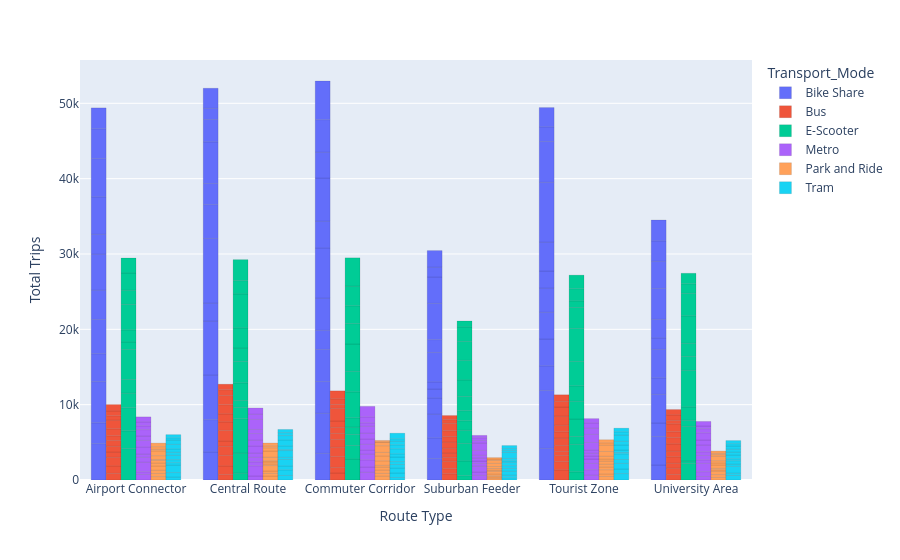

The cell this chart's notebook holds for it:
### Markdown cell above
### 2. A comparison chart to compare cities, countries, route types, or transport modes

### Code cell
# Total trips by route type and transport mode, grouped by city and country, using a bar chart to visualize the data.
grouped_df = (
df_cleaned.groupby(['Route_Type', 'Transport_Mode', 'City', 'Country'], as_index=False)
.agg({'Trips': 'sum'})
)

fig = px.bar(
    grouped_df,
    x="Route_Type",
    y="Trips",
    color="Transport_Mode",
    barmode="group"
)

fig.update_layout(
    xaxis_title="Route Type",
    yaxis_title="Total Trips",
)

fig.update_traces(
    marker_line_color="black", 
    marker_line_width=0.1)

fig.show()

### Figure 1 — Plotly figure (JSON) as saved in the notebook; plotly's stock layout.template omitted (floating-point values rounded to 4 significant figures)
{"data": [{"alignmentgroup": "True", "hovertemplate": "Transport_Mode=Bike Share<br>Route_Type=%{x}<br>Trips=%{y}<extra></extra>", "legendgroup": "Bike Share", "marker": {"color": "#636efa", "line": {"color": "black", "width": 0.1}, "pattern": {"shape": ""}}, "name": "Bike Share", "offsetgroup": "Bike Share", "orientation": "v", "showlegend": true, "textposition": "auto", "type": "bar", "x": ["Airport Connector", "Airport Connector", "Airport Connector", "Airport Connector", "Airport Connector", "Airport Connector", "Airport Connector", "Airport Connector", "Airport Connector", "Airport Connector", "Airport Connector", "Airport Connector", "Central Route", "Central Route", "Central Route", "Central Route", "Central Route", "Central Route", "Central Route", "Central Route", "Central Route", "Central Route", "Central Route", "Central Route", "Commuter Corridor", "Commuter Corridor", "Commuter Corridor", "Commuter Corridor", "Commuter Corridor", "Commuter Corridor", "Commuter Corridor", "Commuter Corridor", "Commuter Corridor", "Commuter Corridor", "Commuter Corridor", "Commuter Corridor", "Suburban Feeder", "Suburban Feeder", "Suburban Feeder", "Suburban Feeder", "Suburban Feeder", "Suburban Feeder", "Suburban Feeder", "Suburban Feeder", "Suburban Feeder", "Suburban Feeder", "Suburban Feeder", "Suburban Feeder", "Tourist Zone", "Tourist Zone", "Tourist Zone", "Tourist Zone", "Tourist Zone", "Tourist Zone", "Tourist Zone", "Tourist Zone", "Tourist Zone", "Tourist Zone", "Tourist Zone", "Tourist Zone", "University Area", "University Area", "University Area", "University Area", "University Area", "University Area", "University Area", "University Area", "University Area", "University Area", "University Area", "University Area"], "xaxis": "x", "y": [4825, 2773, 5458, 3707, 4552, 3883, 4783, 2642, 4963, 5076, 3967, 2764, 3725, 4287, 5920, 7163, 2383, 8572, 4505, 2794, 5538, 2973, 1480, 2662, 3547, 5317, 4201, 4269, 2538, 4273, 6656, 3560, 5723, 3433, 4315, 5131, 2845, 2748, 3154, 2146, 1183, 946, 3903, 1711, 4815, 3496, 1311, 2195, 4206, 7685, 3262, 3563, 3555, 3203, 2266, 3839, 7940, 5408, 1951, 2561, 1994, 3774, 1800, 3805, 2187, 3789, 1511, 2473, 4098, 3612, 2700, 2772], "yaxis": "y"}, {"alignmentgroup": "True", "hovertemplate": "Transport_Mode=Bus<br>Route_Type=%{x}<br>Trips=%{y}<extra></extra>", "legendgroup": "Bus", "marker": {"color": "#EF553B", "line": {"color": "black", "width": 0.1}, "pattern": {"shape": ""}}, "name": "Bus", "offsetgroup": "Bus", "orientation": "v", "showlegend": true, "textposition": "auto", "type": "bar", "x": ["Airport Connector", "Airport Connector", "Airport Connector", "Airport Connector", "Airport Connector", "Airport Connector", "Airport Connector", "Airport Connector", "Airport Connector", "Airport Connector", "Airport Connector", "Airport Connector", "Central Route", "Central Route", "Central Route", "Central Route", "Central Route", "Central Route", "Central Route", "Central Route", "Central Route", "Central Route", "Central Route", "Central Route", "Commuter Corridor", "Commuter Corridor", "Commuter Corridor", "Commuter Corridor", "Commuter Corridor", "Commuter Corridor", "Commuter Corridor", "Commuter Corridor", "Commuter Corridor", "Commuter Corridor", "Commuter Corridor", "Commuter Corridor", "Suburban Feeder", "Suburban Feeder", "Suburban Feeder", "Suburban Feeder", "Suburban Feeder", "Suburban Feeder", "Suburban Feeder", "Suburban Feeder", "Suburban Feeder", "Suburban Feeder", "Suburban Feeder", "Suburban Feeder", "Tourist Zone", "Tourist Zone", "Tourist Zone", "Tourist Zone", "Tourist Zone", "Tourist Zone", "Tourist Zone", "Tourist Zone", "Tourist Zone", "Tourist Zone", "Tourist Zone", "Tourist Zone", "University Area", "University Area", "University Area", "University Area", "University Area", "University Area", "University Area", "University Area", "University Area", "University Area", "University Area", "University Area"], "xaxis": "x", "y": [880, 987, 1149, 697, 768, 752, 643, 926, 1144, 587, 633, 845, 716, 1152, 1402, 1204, 707, 1400, 1134, 1062, 1221, 1208, 781, 730, 931, 746, 1429, 1239, 1026, 799, 823, 840, 1678, 511, 752, 1058, 828, 683, 973, 527, 562, 645, 810, 729, 788, 971, 498, 543, 1346, 1095, 805, 544, 793, 977, 841, 871, 1207, 1208, 754, 872, 742, 823, 657, 854, 749, 970, 831, 781, 1048, 463, 724, 711], "yaxis": "y"}, {"alignmentgroup": "True", "hovertemplate": "Transport_Mode=E-Scooter<br>Route_Type=%{x}<br>Trips=%{y}<extra></extra>", "legendgroup": "E-Scooter", "marker": {"color": "#00cc96", "line": {"color": "black", "width": 0.1}, "pattern": {"shape": ""}}, "name": "E-Scooter", "offsetgroup": "E-Scooter", "orientation": "v", "showlegend": true, "textposition": "auto", "type": "bar", "x": ["Airport Connector", "Airport Connector", "Airport Connector", "Airport Connector", "Airport Connector", "Airport Connector", "Airport Connector", "Airport Connector", "Airport Connector", "Airport Connector", "Airport Connector", "Airport Connector", "Central Route", "Central Route", "Central Route", "Central Route", "Central Route", "Central Route", "Central Route", "Central Route", "Central Route", "Central Route", "Central Route", "Central Route", "Commuter Corridor", "Commuter Corridor", "Commuter Corridor", "Commuter Corridor", "Commuter Corridor", "Commuter Corridor", "Commuter Corridor", "Commuter Corridor", "Commuter Corridor", "Commuter Corridor", "Commuter Corridor", "Commuter Corridor", "Suburban Feeder", "Suburban Feeder", "Suburban Feeder", "Suburban Feeder", "Suburban Feeder", "Suburban Feeder", "Suburban Feeder", "Suburban Feeder", "Suburban Feeder", "Suburban Feeder", "Suburban Feeder", "Suburban Feeder", "Tourist Zone", "Tourist Zone", "Tourist Zone", "Tourist Zone", "Tourist Zone", "Tourist Zone", "Tourist Zone", "Tourist Zone", "Tourist Zone", "Tourist Zone", "Tourist Zone", "Tourist Zone", "University Area", "University Area", "University Area", "University Area", "University Area", "University Area", "University Area", "University Area", "University Area", "University Area", "University Area", "University Area"], "xaxis": "x", "y": [4167, 2371, 3058, 1926, 1816, 3981, 1005, 1608, 3378, 1878, 2293, 1984, 904, 2665, 4566, 1501, 919, 2344, 2842, 1774, 2676, 4509, 1768, 2782, 2797, 1778, 1477, 967, 1239, 3443, 2725, 3626, 2705, 2370, 2606, 3756, 571, 1966, 2323, 1743, 1264, 1333, 1897, 2188, 2601, 2495, 1941, 783, 1086, 3653, 1039, 2316, 2357, 2052, 3224, 4391, 2784, 878, 1615, 1798, 2193, 318, 4617, 799, 1778, 4857, 1849, 1739, 3642, 2986, 1275, 1387], "yaxis": "y"}, {"alignmentgroup": "True", "hovertemplate": "Transport_Mode=Metro<br>Route_Type=%{x}<br>Trips=%{y}<extra></extra>", "legendgroup": "Metro", "marker": {"color": "#ab63fa", "line": {"color": "black", "width": 0.1}, "pattern": {"shape": ""}}, "name": "Metro", "offsetgroup": "Metro", "orientation": "v", "showlegend": true, "textposition": "auto", "type": "bar", "x": ["Airport Connector", "Airport Connector", "Airport Connector", "Airport Connector", "Airport Connector", "Airport Connector", "Airport Connector", "Airport Connector", "Airport Connector", "Airport Connector", "Airport Connector", "Airport Connector", "Central Route", "Central Route", "Central Route", "Central Route", "Central Route", "Central Route", "Central Route", "Central Route", "Central Route", "Central Route", "Central Route", "Central Route", "Commuter Corridor", "Commuter Corridor", "Commuter Corridor", "Commuter Corridor", "Commuter Corridor", "Commuter Corridor", "Commuter Corridor", "Commuter Corridor", "Commuter Corridor", "Commuter Corridor", "Commuter Corridor", "Commuter Corridor", "Suburban Feeder", "Suburban Feeder", "Suburban Feeder", "Suburban Feeder", "Suburban Feeder", "Suburban Feeder", "Suburban Feeder", "Suburban Feeder", "Suburban Feeder", "Suburban Feeder", "Suburban Feeder", "Suburban Feeder", "Tourist Zone", "Tourist Zone", "Tourist Zone", "Tourist Zone", "Tourist Zone", "Tourist Zone", "Tourist Zone", "Tourist Zone", "Tourist Zone", "Tourist Zone", "Tourist Zone", "Tourist Zone", "University Area", "University Area", "University Area", "University Area", "University Area", "University Area", "University Area", "University Area", "University Area", "University Area", "University Area", "University Area"], "xaxis": "x", "y": [739, 365, 1262, 650, 418, 960, 864, 575, 857, 505, 516, 668, 534, 1364, 524, 588, 560, 953, 762, 878, 550, 1330, 692, 817, 1029, 703, 954, 743, 566, 748, 706, 766, 918, 463, 791, 1383, 615, 454, 759, 368, 323, 381, 382, 644, 972, 353, 358, 311, 636, 740, 828, 584, 405, 360, 442, 991, 1074, 811, 712, 565, 474, 632, 1105, 474, 573, 495, 881, 671, 971, 543, 347, 607], "yaxis": "y"}, {"alignmentgroup": "True", "hovertemplate": "Transport_Mode=Park and Ride<br>Route_Type=%{x}<br>Trips=%{y}<extra></extra>", "legendgroup": "Park and Ride", "marker": {"color": "#FFA15A", "line": {"color": "black", "width": 0.1}, "pattern": {"shape": ""}}, "name": "Park and Ride", "offsetgroup": "Park and Ride", "orientation": "v", "showlegend": true, "textposition": "auto", "type": "bar", "x": ["Airport Connector", "Airport Connector", "Airport Connector", "Airport Connector", "Airport Connector", "Airport Connector", "Airport Connector", "Airport Connector", "Airport Connector", "Airport Connector", "Airport Connector", "Airport Connector", "Central Route", "Central Route", "Central Route", "Central Route", "Central Route", "Central Route", "Central Route", "Central Route", "Central Route", "Central Route", "Central Route", "Central Route", "Commuter Corridor", "Commuter Corridor", "Commuter Corridor", "Commuter Corridor", "Commuter Corridor", "Commuter Corridor", "Commuter Corridor", "Commuter Corridor", "Commuter Corridor", "Commuter Corridor", "Commuter Corridor", "Commuter Corridor", "Suburban Feeder", "Suburban Feeder", "Suburban Feeder", "Suburban Feeder", "Suburban Feeder", "Suburban Feeder", "Suburban Feeder", "Suburban Feeder", "Suburban Feeder", "Suburban Feeder", "Suburban Feeder", "Suburban Feeder", "Tourist Zone", "Tourist Zone", "Tourist Zone", "Tourist Zone", "Tourist Zone", "Tourist Zone", "Tourist Zone", "Tourist Zone", "Tourist Zone", "Tourist Zone", "Tourist Zone", "Tourist Zone", "University Area", "University Area", "University Area", "University Area", "University Area", "University Area", "University Area", "University Area", "University Area", "University Area", "University Area", "University Area"], "xaxis": "x", "y": [450, 409, 443, 561, 379, 346, 143, 499, 638, 214, 339, 472, 528, 349, 317, 723, 218, 265, 149, 473, 825, 436, 262, 363, 510, 369, 437, 395, 238, 599, 652, 466, 887, 475, 35, 188, 250, 186, 132, 235, 363, 142, 218, 268, 415, 406, 173, 184, 474, 334, 559, 374, 355, 407, 276, 373, 627, 846, 304, 414, 340, 379, 460, 180, 193, 444, 272, 294, 599, 215, 163, 300], "yaxis": "y"}, {"alignmentgroup": "True", "hovertemplate": "Transport_Mode=Tram<br>Route_Type=%{x}<br>Trips=%{y}<extra></extra>", "legendgroup": "Tram", "marker": {"color": "#19d3f3", "line": {"color": "black", "width": 0.1}, "pattern": {"shape": ""}}, "name": "Tram", "offsetgroup": "Tram", "orientation": "v", "showlegend": true, "textposition": "auto", "type": "bar", "x": ["Airport Connector", "Airport Connector", "Airport Connector", "Airport Connector", "Airport Connector", "Airport Connector", "Airport Connector", "Airport Connector", "Airport Connector", "Airport Connector", "Airport Connector", "Airport Connector", "Central Route", "Central Route", "Central Route", "Central Route", "Central Route", "Central Route", "Central Route", "Central Route", "Central Route", "Central Route", "Central Route", "Central Route", "Commuter Corridor", "Commuter Corridor", "Commuter Corridor", "Commuter Corridor", "Commuter Corridor", "Commuter Corridor", "Commuter Corridor", "Commuter Corridor", "Commuter Corridor", "Commuter Corridor", "Commuter Corridor", "Commuter Corridor", "Suburban Feeder", "Suburban Feeder", "Suburban Feeder", "Suburban Feeder", "Suburban Feeder", "Suburban Feeder", "Suburban Feeder", "Suburban Feeder", "Suburban Feeder", "Suburban Feeder", "Suburban Feeder", "Suburban Feeder", "Tourist Zone", "Tourist Zone", "Tourist Zone", "Tourist Zone", "Tourist Zone", "Tourist Zone", "Tourist Zone", "Tourist Zone", "Tourist Zone", "Tourist Zone", "Tourist Zone", "Tourist Zone", "University Area", "University Area", "University Area", "University Area", "University Area", "University Area", "University Area", "University Area", "University Area", "University Area", "University Area", "University Area"], "xaxis": "x", "y": [389, 596, 999, 316, 402, 577, 400, 456, 602, 563, 306, 414, 606, 748, 517, 854, 286, 898, 121, 501, 790, 578, 393, 414, 335, 599, 668, 458, 388, 604, 421, 676, 530, 474, 326, 733, 300, 338, 528, 371, 375, 441, 204, 303, 793, 251, 268, 401, 852, 604, 749, 516, 760, 164, 335, 672, 489, 814, 447, 477, 600, 301, 913, 294, 453, 264, 485, 390, 387, 422, 308, 417], "yaxis": "y"}], "layout": {"barmode": "group", "legend": {"title": {"text": "Transport_Mode"}, "tracegroupgap": 0}, "margin": {"t": 60}, "xaxis": {"anchor": "y", "domain": [0, 1], "title": {"text": "Route Type"}}, "yaxis": {"anchor": "x", "domain": [0, 1], "title": {"text": "Total Trips"}}}}
